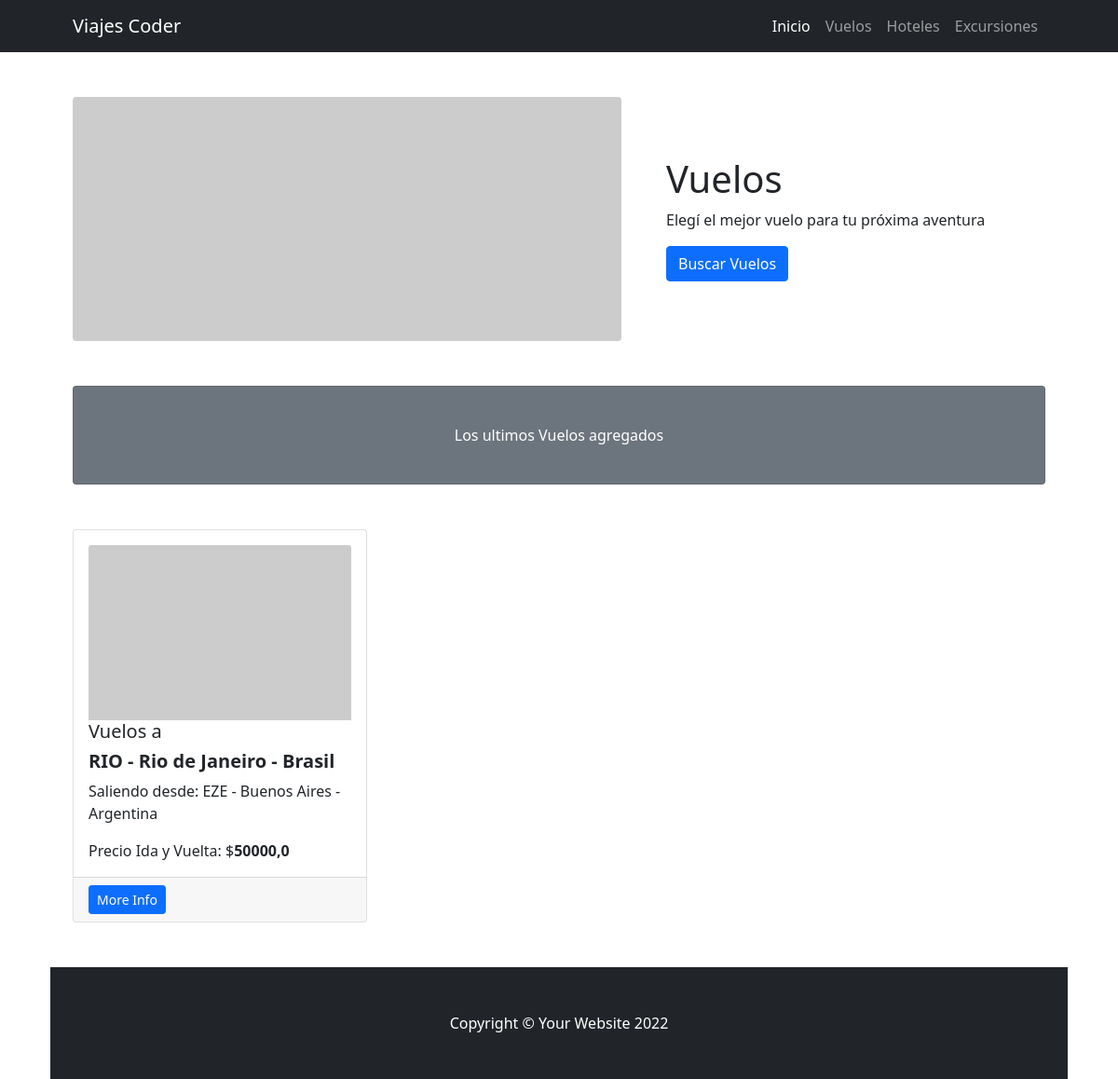
Before: /vuelos/ with the older database file.
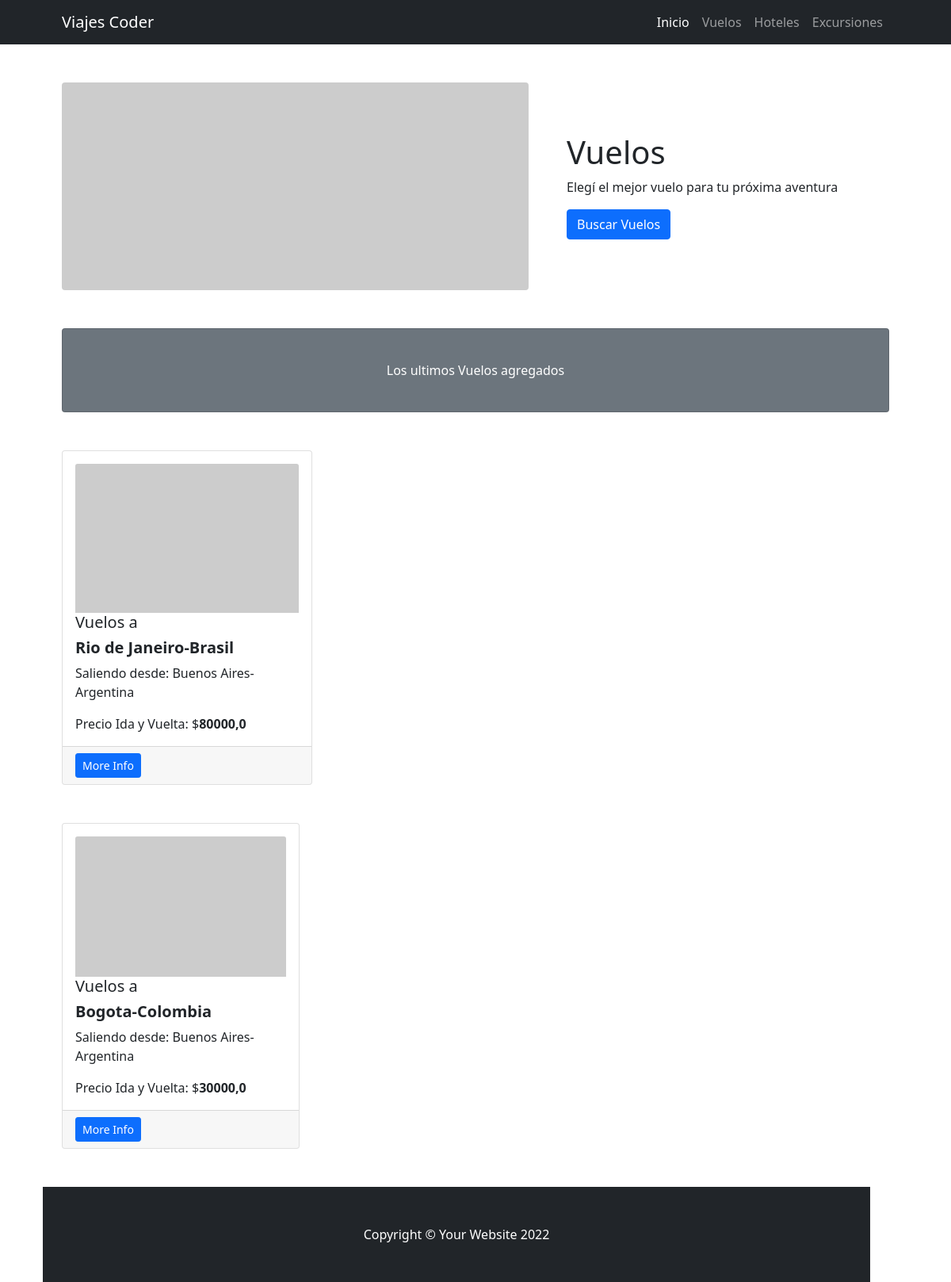
After: the same page with the newer database file.
### ProyectoViajesApp/models.py (models this page shows)
class Vuelo(models.Model):
    id_vuelo = models.IntegerField()
    origen = models.CharField(max_length=30)
    destino = models.CharField(max_length=30)
    ida = models.DateTimeField()
    vuelta = models.DateTimeField()
    precio = models.PositiveIntegerField()

### ProyectoViajesApp/views.py (the view)
# urls.py: path('vuelos/',vuelos,name="vuelos"),
def vuelos(request):
    vuelos = Vuelo.objects.all()
    return render(request,"ProyectoViajesApp/vuelos.html",{"vuelos":vuelos})

### ProyectoViajesApp/templates/ProyectoViajesApp/vuelos.html (shortened to what this page needs)
{% extends 'ProyectoViajesApp/base.html' %}
{%load static%}
{% block TipoDePagina %}Vuelos{% endblock %}
{% block SloganPagina %}Elegí el mejor vuelo para tu próxima aventura{% endblock %}
{% block DeBusqueda %}
<a class="btn btn-primary" href="#!">Buscar Vuelos</a>
{% endblock %}</a>
{%block ContenidoPagina%}
    <div class="card text-white bg-secondary my-5 py-4 text-center">
        <div class="card-body"><p class="text-white m-0">Los ultimos Vuelos agregados</p></div>
    </div>
    {%for vuelo in vuelos%}
        <div class="row gx-4 gx-lg-5">
            <div class="col-md-4 mb-5">
                <div class="card h-100">
                    <div class="card-body">
                        <img class="card-img-top" src="https://dummyimage.com/450x300/dee2e6/6c757d.jpg" alt="..." />
                        <h5 class="card-title">Vuelos a <h5><b>{{vuelo.destino}}</b></h5>
                        <p class="card-text">Saliendo desde: {{vuelo.origen}}</p>
                        <p class="card-text">Precio Ida y Vuelta: $<b>{{vuelo.precio}}</b></p>
                    </div>
                <div class="card-footer"><a class="btn btn-primary btn-sm" href="#!">More Info</a></div>
            </div>
        </div>
    {%endfor%}
{%endblock%}

### ProyectoViajesApp/templates/ProyectoViajesApp/base.html (shortened to what this page needs)
{%load static%}
<!DOCTYPE html>
<html lang="en">
    <head>
        <link href="{% static 'css/styles.css'%}" rel="stylesheet" />
    </head>
    <body>
        <nav class="navbar navbar-expand-lg navbar-dark bg-dark">
            <div class="container px-5">
                <a class="navbar-brand" href="{% url 'inicio'%}">Viajes Coder</a>
                <div class="collapse navbar-collapse" id="navbarSupportedContent">
                    <ul class="navbar-nav ms-auto mb-2 mb-lg-0">
                        <li class="nav-item"><a class="nav-link active" aria-current="page" href="{% url 'inicio'%}">Inicio</a></li>
                        <li class="nav-item"><a class="nav-link" href="{% url 'vuelos'%}">Vuelos</a></li>
                        <li class="nav-item"><a class="nav-link" href="{% url 'hoteles'%}">Hoteles</a></li>
                        <li class="nav-item"><a class="nav-link" href="{% url 'excursiones'%}">Excursiones</a></li>
                    </ul>
                </div>
            </div>
        </nav>
        <div class="container px-4 px-lg-5">
            <div class="row gx-4 gx-lg-5 align-items-center my-5">
                <div class="col-lg-7"><img class="img-fluid rounded mb-4 mb-lg-0" src="https://dummyimage.com/900x400/dee2e6/6c757d.jpg" alt="..." /></div>
                <div class="col-lg-5">
                    <h1 class="font-weight-light">{% block TipoDePagina %}{% endblock %}</h1>
                    <p>{% block SloganPagina %}{% endblock %}</p>
                    {% block DeBusqueda %}
                    {% endblock %}</a>
                </div>
        </div>
        {%block ContenidoPagina %}
        {%endblock%}
        <footer class="py-5 bg-dark">
            <div class="container px-4 px-lg-5"><p class="m-0 text-center text-white">Copyright &copy; Your Website 2022</p></div>
        </footer>
    </body>
</html>

Changed rows visible on the page:
removed Vuelo: destino "RIO - Rio de Janeiro - Brasil", origen "EZE - Buenos Aires - Argentina", precio "50000,0"
added Vuelo: destino "Rio de Janeiro-Brasil", origen "Buenos Aires-Argentina", precio "80000,0"
added Vuelo: destino "Bogota-Colombia", origen "Buenos Aires-Argentina", precio "30000,0"
